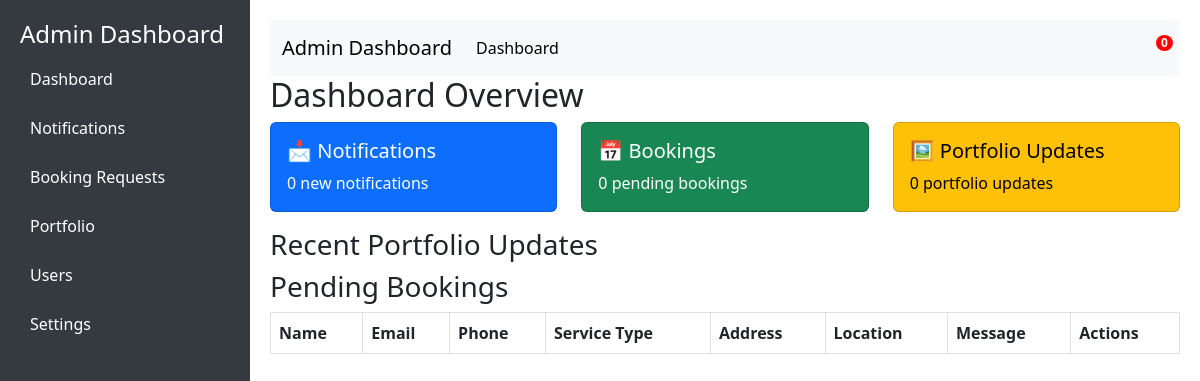
The page /admin_dashboard/ (signed in) on the database as committed earlier.
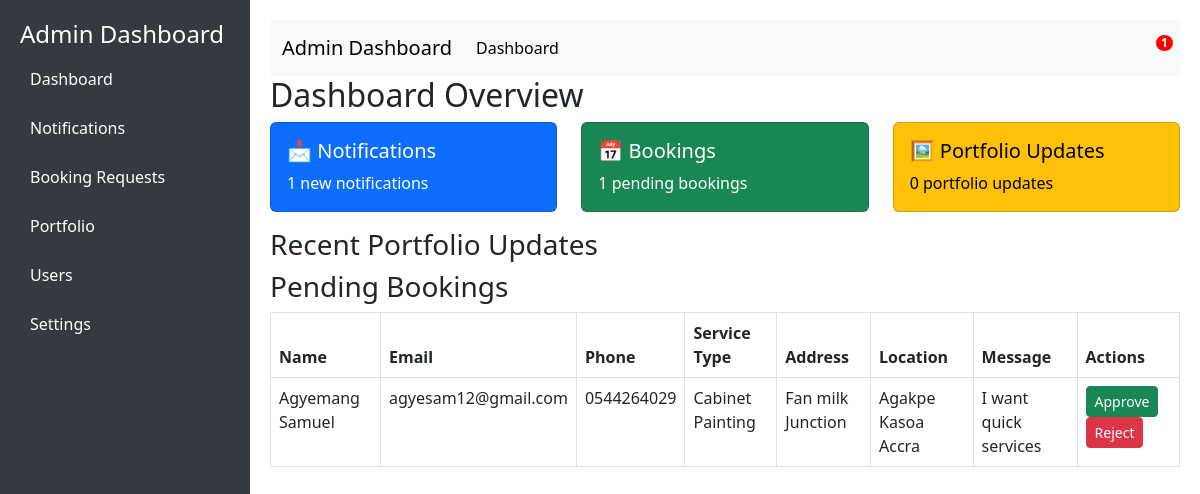
The same page on the database as committed later.
### paint/models.py (models this page shows, shortened)
class ContactRequest(models.Model):
    contact_request_id = IntegerIDField(unique=True, editable=False, primary_key=True)
    name = models.CharField(max_length=255)
    email = models.EmailField()
    phone = models.CharField(max_length=15, blank=True, null=True)
    service_type = models.CharField(max_length=100, choices=BOOKING_SERVICE_TYPE, default='Cabinet Painting')
    address = models.CharField(max_length=200, null=True, blank=True)
    location = models.CharField(max_length=200, null=True, blank=True)
    message = models.TextField(null=True)
    created_at = models.DateTimeField(auto_now_add=True)

### paint/views.py (the view)
# urls.py: path('admin_dashboard/', views.admin_dashboard, name='admin_dashboard'),
@login_required
def admin_dashboard(request):
    if request.user.is_admin:
        messages.info(request, f"Welcome admin")
        total_notifications = Notification.objects.filter(user=request.user, is_read=False).count()
        pending_bookings = ContactRequest.objects.filter(service_type__in=[service[0] for service in BOOKING_SERVICE_TYPE])
        portfolio_updates = Portfolio.objects.all().order_by('-created_at')[:10]  # Fetch the latest 10 portfolio updates
        context = {
            'total_notifications': total_notifications,
            'pending_bookings': pending_bookings,
            'portfolio_updates': portfolio_updates,
        }
    else:
        messages.info(request, f"You are not allowed to access this page ..")
        return redirect('signin')
    return render(request, 'admin_dashboard.html',context)

### paint/templates/admin_dashboard.html (shortened to what this page needs)
<!DOCTYPE html>
<html lang="en">
<head>
    <link href="https://cdn.jsdelivr.net/npm/bootstrap@5.3.0/dist/css/bootstrap.min.css" rel="stylesheet">
</head>
<body>
    <div class="sidebar">
        <h4>Admin Dashboard</h4>
        <a href="#dashboard">Dashboard</a>
        <a href="#notifications">Notifications</a>
        <a href="#bookings">Booking Requests</a>
        <a href="#portfolio">Portfolio</a>
        <a href="#users">Users</a>
        <a href="#settings">Settings</a>
    </div>
    <div class="content">
        <nav class="navbar navbar-expand-lg navbar-light bg-light">
            <div class="container-fluid">
                <a class="navbar-brand" href="#">Admin Dashboard</a>
                <div class="collapse navbar-collapse" id="navbarSupportedContent">
                    <ul class="navbar-nav me-auto mb-2 mb-lg-0">
                        <li class="nav-item">
                            <a class="nav-link active" aria-current="page" href="#">Dashboard</a>
                        </li>
                    </ul>
                    <ul class="navbar-nav ms-auto mb-2 mb-lg-0">
                        <li class="nav-item">
                            <a class="nav-link position-relative notification-icon" href="#">
                                <span class="badge">{{ total_notifications }}</span>
                            </a>
                        </li>
                    </ul>
                </div>
            </div>
        </nav>
        <h2 id="dashboard">Dashboard Overview</h2>
        <div class="row">
            <div class="col-md-4">
                <div class="card text-bg-primary mb-3">
                    <div class="card-body">
                        <h5 class="card-title">📩 Notifications</h5>
                        <p class="card-text">{{ total_notifications }} new notifications</p>
                    </div>
                </div>
            </div>
            <div class="col-md-4">
                <div class="card text-bg-success mb-3">
                    <div class="card-body">
                        <h5 class="card-title">📅 Bookings</h5>
                        <p class="card-text">{{ pending_bookings.count }} pending bookings</p>
                    </div>
                </div>
            </div>
            <div class="col-md-4">
                <div class="card text-bg-warning mb-3">
                    <div class="card-body">
                        <h5 class="card-title">🖼 Portfolio Updates</h5>
                        <p class="card-text">{{ portfolio_updates.count }} portfolio updates</p>
                    </div>
                </div>
            </div>
        </div>
        <h3 id="portfolio">Recent Portfolio Updates</h3>
        <h3 id="bookings">Pending Bookings</h3>
        <table class="table table-bordered">
            <thead>
                <tr>
                    <th>Name</th>
                    <th>Email</th>
                    <th>Phone</th>
                    <th>Service Type</th>
                    <th>Address</th>
                    <th>Location</th>
                    <th>Message</th>
                    <th>Actions</th>
                </tr>
            </thead>
            <tbody>
                {% for booking in pending_bookings %}
                <tr>
                    <td>{{ booking.name }}</td>
                    <td>{{ booking.email }}</td>
                    <td>{{ booking.phone }}</td>
                    <td>{{ booking.service_type }}</td>
                    <td>{{ booking.address }}</td>
                    <td>{{ booking.location }}</td>
                    <td>{{ booking.message }}</td>
                    <td>
                        <button class="btn btn-success btn-sm">Approve</button>
                        <button class="btn btn-danger btn-sm">Reject</button>
                    </td>
                </tr>
                {% endfor %}
            </tbody>
        </table>
    </div>
</body>
</html>

Rows that differ between the two databases and show on the page:
added ContactRequest: name "Agyemang Samuel", email "agyesam12@gmail.com", phone "0544264029", service_type "Cabinet Painting", address "Fan milk Junction", location "Agakpe Kasoa Accra", message "I want quick services"
Other text that changed with them:
{{ total_notifications }}: "0" → "1"
{{ pending_bookings.count }}: "0" → "1"
